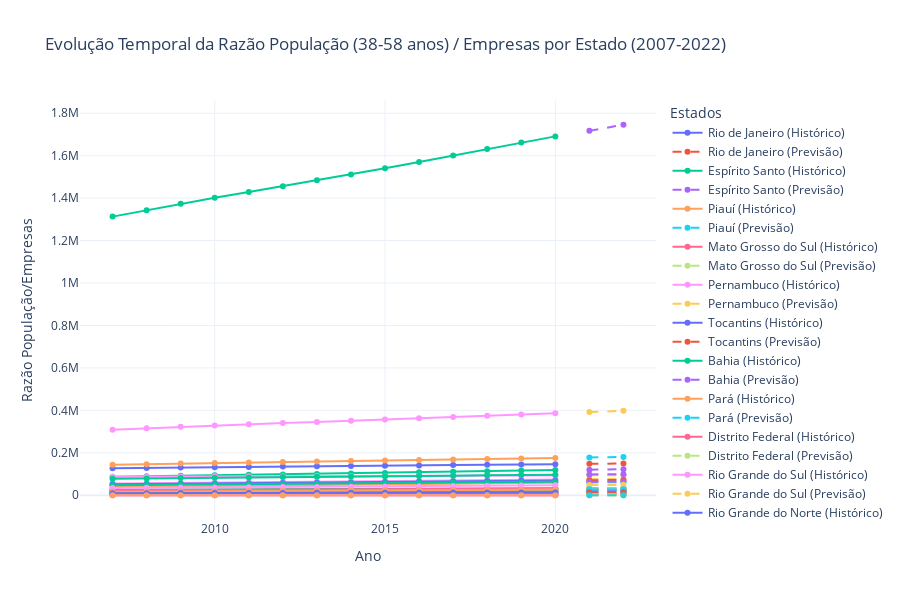

The notebook cell saved with this chart:
### Code cell
fig = go.Figure()

# Adicionando dados históricos e previsões para cada estado
for estado in razao_populacao_empresa_corrigida.columns:
    # Dados históricos
    fig.add_trace(
        go.Scatter(
            x=razao_populacao_empresa_corrigida.index,
            y=razao_populacao_empresa_corrigida[estado],
            mode="lines+markers",
            name=f"{estado} (Histórico)",
            hovertemplate="Estado: "
            + estado
            + "<br>Ano: %{x}<br>Razão: %{y:.2f}<extra></extra>",
        )
    )

    # Dados de previsão
    fig.add_trace(
        go.Scatter(
            x=previsao_2021_2022.index,
            y=previsao_2021_2022[estado],
            mode="lines+markers",
            line=dict(dash="dash"),
            name=f"{estado} (Previsão)",
            hovertemplate="Estado: "
            + estado
            + "<br>Ano: %{x}<br>Razão: %{y:.2f}<extra></extra>",
        )
    )

# Configurando o layout
fig.update_layout(
    title="Evolução Temporal da Razão População (38-58 anos) / Empresas por Estado (2007-2022)",
    xaxis_title="Ano",
    yaxis_title="Razão População/Empresas",
    legend_title="Estados",
    hovermode="closest",
    template="plotly_white",
    height=600,
)


fig.show()

### Figure 1 — Plotly figure (JSON) as saved in the notebook; plotly's stock layout.template omitted (floating-point values rounded to 4 significant figures)
{"data": [{"hovertemplate": "Estado: Rio de Janeiro<br>Ano: %{x}<br>Razão: %{y:.2f}<extra></extra>", "mode": "lines+markers", "name": "Rio de Janeiro (Histórico)", "type": "scatter", "x": [2007, 2008, 2009, 2010, 2011, 2012, 2013, 2014, 2015, 2016, 2017, 2018, 2019, 2020], "y": [127000.0, 128800.0, 130600.0, 132200.0, 133700.0, 135100.0, 136400.0, 137800.0, 139200.0, 140700.0, 142100.0, 143500.0, 144900.0, 146000.0]}, {"hovertemplate": "Estado: Rio de Janeiro<br>Ano: %{x}<br>Razão: %{y:.2f}<extra></extra>", "line": {"dash": "dash"}, "mode": "lines+markers", "name": "Rio de Janeiro (Previsão)", "type": "scatter", "x": [2021, 2022], "y": [147900.0, 149300.0]}, {"hovertemplate": "Estado: Espírito Santo<br>Ano: %{x}<br>Razão: %{y:.2f}<extra></extra>", "mode": "lines+markers", "name": "Espírito Santo (Histórico)", "type": "scatter", "x": [2007, 2008, 2009, 2010, 2011, 2012, 2013, 2014, 2015, 2016, 2017, 2018, 2019, 2020], "y": [25410.0, 26070.0, 26710.0, 27310.0, 27870.0, 28420.0, 28950.0, 29500.0, 30070.0, 30650.0, 31250.0, 31860.0, 32470.0, 33050.0]}, {"hovertemplate": "Estado: Espírito Santo<br>Ano: %{x}<br>Razão: %{y:.2f}<extra></extra>", "line": {"dash": "dash"}, "mode": "lines+markers", "name": "Espírito Santo (Previsão)", "type": "scatter", "x": [2021, 2022], "y": [33590.0, 34170.0]}, {"hovertemplate": "Estado: Piauí<br>Ano: %{x}<br>Razão: %{y:.2f}<extra></extra>", "mode": "lines+markers", "name": "Piauí (Histórico)", "type": "scatter", "x": [2007, 2008, 2009, 2010, 2011, 2012, 2013, 2014, 2015, 2016, 2017, 2018, 2019, 2020], "y": [19080.0, 19500.0, 19930.0, 20360.0, 20790.0, 21230.0, 21690.0, 22170.0, 22690.0, 23240.0, 23810.0, 24380.0, 24960.0, 25510.0]}, {"hovertemplate": "Estado: Piauí<br>Ano: %{x}<br>Razão: %{y:.2f}<extra></extra>", "line": {"dash": "dash"}, "mode": "lines+markers", "name": "Piauí (Previsão)", "type": "scatter", "x": [2021, 2022], "y": [25800.0, 26300.0]}, {"hovertemplate": "Estado: Mato Grosso do Sul<br>Ano: %{x}<br>Razão: %{y:.2f}<extra></extra>", "mode": "lines+markers", "name": "Mato Grosso do Sul (Histórico)", "type": "scatter", "x": [2007, 2008, 2009, 2010, 2011, 2012, 2013, 2014, 2015, 2016, 2017, 2018, 2019, 2020], "y": [16550.0, 17010.0, 17460.0, 17880.0, 18280.0, 18670.0, 19060.0, 19450.0, 19850.0, 20270.0, 20700.0, 21130.0, 21550.0, 21960.0]}, {"hovertemplate": "Estado: Mato Grosso do Sul<br>Ano: %{x}<br>Razão: %{y:.2f}<extra></extra>", "line": {"dash": "dash"}, "mode": "lines+markers", "name": "Mato Grosso do Sul (Previsão)", "type": "scatter", "x": [2021, 2022], "y": [22350.0, 22770.0]}, {"hovertemplate": "Estado: Pernambuco<br>Ano: %{x}<br>Razão: %{y:.2f}<extra></extra>", "mode": "lines+markers", "name": "Pernambuco (Histórico)", "type": "scatter", "x": [2007, 2008, 2009, 2010, 2011, 2012, 2013, 2014, 2015, 2016, 2017, 2018, 2019, 2020], "y": [55700.0, 57040.0, 58410.0, 59790.0, 61170.0, 62570.0, 63990.0, 65440.0, 66920.0, 68430.0, 69950.0, 71460.0, 72920.0, 74290.0]}, {"hovertemplate": "Estado: Pernambuco<br>Ano: %{x}<br>Razão: %{y:.2f}<extra></extra>", "line": {"dash": "dash"}, "mode": "lines+markers", "name": "Pernambuco (Previsão)", "type": "scatter", "x": [2021, 2022], "y": [75670.0, 77110.0]}, {"hovertemplate": "Estado: Tocantins<br>Ano: %{x}<br>Razão: %{y:.2f}<extra></extra>", "mode": "lines+markers", "name": "Tocantins (Histórico)", "type": "scatter", "x": [2007, 2008, 2009, 2010, 2011, 2012, 2013, 2014, 2015, 2016, 2017, 2018, 2019, 2020], "y": [7805.0, 8065.0, 8327.0, 8586.0, 8846.0, 9113.0, 9388.0, 9673.0, 9968.0, 10270.0, 10580.0, 10890.0, 11200.0, 11500.0]}, {"hovertemplate": "Estado: Tocantins<br>Ano: %{x}<br>Razão: %{y:.2f}<extra></extra>", "line": {"dash": "dash"}, "mode": "lines+markers", "name": "Tocantins (Previsão)", "type": "scatter", "x": [2021, 2022], "y": [11720.0, 12010.0]}, {"hovertemplate": "Estado: Bahia<br>Ano: %{x}<br>Razão: %{y:.2f}<extra></extra>", "mode": "lines+markers", "name": "Bahia (Histórico)", "type": "scatter", "x": [2007, 2008, 2009, 2010, 2011, 2012, 2013, 2014, 2015, 2016, 2017, 2018, 2019, 2020], "y": [87420.0, 89550.0, 91710.0, 93870.0, 96030.0, 98220.0, 100500.0, 102800.0, 105300.0, 108000.0, 110700.0, 113600.0, 116400.0, 119100.0]}, {"hovertemplate": "Estado: Bahia<br>Ano: %{x}<br>Razão: %{y:.2f}<extra></extra>", "line": {"dash": "dash"}, "mode": "lines+markers", "name": "Bahia (Previsão)", "type": "scatter", "x": [2021, 2022], "y": [120600.0, 123000.0]}, {"hovertemplate": "Estado: Pará<br>Ano: %{x}<br>Razão: %{y:.2f}<extra></extra>", "mode": "lines+markers", "name": "Pará (Histórico)", "type": "scatter", "x": [2007, 2008, 2009, 2010, 2011, 2012, 2013, 2014, 2015, 2016, 2017, 2018, 2019, 2020], "y": [39290.0, 40670.0, 42070.0, 43470.0, 44860.0, 46280.0, 47750.0, 49270.0, 50840.0, 52460.0, 54120.0, 55810.0, 57530.0, 59230.0]}, {"hovertemplate": "Estado: Pará<br>Ano: %{x}<br>Razão: %{y:.2f}<extra></extra>", "line": {"dash": "dash"}, "mode": "lines+markers", "name": "Pará (Previsão)", "type": "scatter", "x": [2021, 2022], "y": [60310.0, 61840.0]}, {"hovertemplate": "Estado: Distrito Federal<br>Ano: %{x}<br>Razão: %{y:.2f}<extra></extra>", "mode": "lines+markers", "name": "Distrito Federal (Histórico)", "type": "scatter", "x": [2007, 2008, 2009, 2010, 2011, 2012, 2013, 2014, 2015, 2016, 2017, 2018, 2019, 2020], "y": [0.0, 0.0, 0.0, 0.0, 0.0, 0.0, 0.0, 0.0, 0.0, 0.0, 0.0, 0.0, 0.0, 0.0]}, {"hovertemplate": "Estado: Distrito Federal<br>Ano: %{x}<br>Razão: %{y:.2f}<extra></extra>", "line": {"dash": "dash"}, "mode": "lines+markers", "name": "Distrito Federal (Previsão)", "type": "scatter", "x": [2021, 2022], "y": [0.0, 0.0]}, {"hovertemplate": "Estado: Rio Grande do Sul<br>Ano: %{x}<br>Razão: %{y:.2f}<extra></extra>", "mode": "lines+markers", "name": "Rio Grande do Sul (Histórico)", "type": "scatter", "x": [2007, 2008, 2009, 2010, 2011, 2012, 2013, 2014, 2015, 2016, 2017, 2018, 2019, 2020], "y": [86720.0, 87660.0, 88450.0, 89100.0, 89610.0, 90010.0, 90360.0, 90700.0, 91070.0, 91490.0, 91940.0, 92400.0, 92850.0, 93230.0]}, {"hovertemplate": "Estado: Rio Grande do Sul<br>Ano: %{x}<br>Razão: %{y:.2f}<extra></extra>", "line": {"dash": "dash"}, "mode": "lines+markers", "name": "Rio Grande do Sul (Previsão)", "type": "scatter", "x": [2021, 2022], "y": [93860.0, 94320.0]}, {"hovertemplate": "Estado: Rio Grande do Norte<br>Ano: %{x}<br>Razão: %{y:.2f}<extra></extra>", "mode": "lines+markers", "name": "Rio Grande do Norte (Histórico)", "type": "scatter", "x": [2007, 2008, 2009, 2010, 2011, 2012, 2013, 2014, 2015, 2016, 2017, 2018, 2019, 2020], "y": [19960.0, 20510.0, 21070.0, 21630.0, 22180.0, 22730.0, 23280.0, 23830.0, 24390.0, 24970.0, 25550.0, 26120.0, 26660.0, 27160.0]}, {"hovertemplate": "Estado: Rio Grande do Norte<br>Ano: %{x}<br>Razão: %{y:.2f}<extra></extra>", "line": {"dash": "dash"}, "mode": "lines+markers", "name": "Rio Grande do Norte (Previsão)", "type": "scatter", "x": [2021, 2022], "y": [27760.0, 28310.0]}, {"hovertemplate": "Estado: Brasil<br>Ano: %{x}<br>Razão: %{y:.2f}<extra></extra>", "mode": "lines+markers", "name": "Brasil (Histórico)", "type": "scatter", "x": [2007, 2008, 2009, 2010, 2011, 2012, 2013, 2014, 2015, 2016, 2017, 2018, 2019, 2020], "y": [1313000.0, 1343000.0, 1373000.0, 1402000.0, 1429000.0, 1456000.0, 1484000.0, 1511000.0, 1540000.0, 1570000.0, 1601000.0, 1632000.0, 1662000.0, 1691000.0]}, {"hovertemplate": "Estado: Brasil<br>Ano: %{x}<br>Razão: %{y:.2f}<extra></extra>", "line": {"dash": "dash"}, "mode": "lines+markers", "name": "Brasil (Previsão)", "type": "scatter", "x": [2021, 2022], "y": [1717000.0, 1746000.0]}, {"hovertemplate": "Estado: Minas Gerais<br>Ano: %{x}<br>Razão: %{y:.2f}<extra></extra>", "mode": "lines+markers", "name": "Minas Gerais (Histórico)", "type": "scatter", "x": [2007, 2008, 2009, 2010, 2011, 2012, 2013, 2014, 2015, 2016, 2017, 2018, 2019, 2020], "y": [143500.0, 146400.0, 149200.0, 151700.0, 154100.0, 156400.0, 158700.0, 161000.0, 163400.0, 165900.0, 168400.0, 170900.0, 173400.0, 175700.0]}, {"hovertemplate": "Estado: Minas Gerais<br>Ano: %{x}<br>Razão: %{y:.2f}<extra></extra>", "line": {"dash": "dash"}, "mode": "lines+markers", "name": "Minas Gerais (Previsão)", "type": "scatter", "x": [2021, 2022], "y": [178200.0, 180700.0]}, {"hovertemplate": "Estado: Acre<br>Ano: %{x}<br>Razão: %{y:.2f}<extra></extra>", "mode": "lines+markers", "name": "Acre (Histórico)", "type": "scatter", "x": [2007, 2008, 2009, 2010, 2011, 2012, 2013, 2014, 2015, 2016, 2017, 2018, 2019, 2020], "y": [3498.0, 3648.0, 3801.0, 3955.0, 4110.0, 4267.0, 4428.0, 4593.0, 4763.0, 4939.0, 5117.0, 5292.0, 5464.0, 5632.0]}, {"hovertemplate": "Estado: Acre<br>Ano: %{x}<br>Razão: %{y:.2f}<extra></extra>", "line": {"dash": "dash"}, "mode": "lines+markers", "name": "Acre (Previsão)", "type": "scatter", "x": [2021, 2022], "y": [5773.0, 5938.0]}, {"hovertemplate": "Estado: São Paulo<br>Ano: %{x}<br>Razão: %{y:.2f}<extra></extra>", "mode": "lines+markers", "name": "São Paulo (Histórico)", "type": "scatter", "x": [2007, 2008, 2009, 2010, 2011, 2012, 2013, 2014, 2015, 2016, 2017, 2018, 2019, 2020], "y": [309000.0, 315700.0, 322200.0, 328400.0, 334200.0, 339800.0, 345400.0, 351000.0, 356700.0, 362600.0, 368600.0, 374500.0, 380400.0, 385900.0]}, {"hovertemplate": "Estado: São Paulo<br>Ano: %{x}<br>Razão: %{y:.2f}<extra></extra>", "line": {"dash": "dash"}, "mode": "lines+markers", "name": "São Paulo (Previsão)", "type": "scatter", "x": [2021, 2022], "y": [392000.0, 397900.0]}, {"hovertemplate": "Estado: Ceará<br>Ano: %{x}<br>Razão: %{y:.2f}<extra></extra>", "mode": "lines+markers", "name": "Ceará (Histórico)", "type": "scatter", "x": [2007, 2008, 2009, 2010, 2011, 2012, 2013, 2014, 2015, 2016, 2017, 2018, 2019, 2020], "y": [51460.0, 52780.0, 54100.0, 55410.0, 56700.0, 57980.0, 59290.0, 60650.0, 62070.0, 63570.0, 65100.0, 66620.0, 68110.0, 69520.0]}, {"hovertemplate": "Estado: Ceará<br>Ano: %{x}<br>Razão: %{y:.2f}<extra></extra>", "line": {"dash": "dash"}, "mode": "lines+markers", "name": "Ceará (Previsão)", "type": "scatter", "x": [2021, 2022], "y": [70660.0, 72040.0]}, {"hovertemplate": "Estado: Santa Catarina<br>Ano: %{x}<br>Razão: %{y:.2f}<extra></extra>", "mode": "lines+markers", "name": "Santa Catarina (Histórico)", "type": "scatter", "x": [2007, 2008, 2009, 2010, 2011, 2012, 2013, 2014, 2015, 2016, 2017, 2018, 2019, 2020], "y": [46780.0, 48030.0, 49230.0, 50380.0, 51510.0, 52620.0, 53750.0, 54910.0, 56140.0, 57430.0, 58790.0, 60200.0, 61640.0, 63080.0]}, {"hovertemplate": "Estado: Santa Catarina<br>Ano: %{x}<br>Razão: %{y:.2f}<extra></extra>", "line": {"dash": "dash"}, "mode": "lines+markers", "name": "Santa Catarina (Previsão)", "type": "scatter", "x": [2021, 2022], "y": [63850.0, 65080.0]}, {"hovertemplate": "Estado: Alagoas<br>Ano: %{x}<br>Razão: %{y:.2f}<extra></extra>", "mode": "lines+markers", "name": "Alagoas (Histórico)", "type": "scatter", "x": [2007, 2008, 2009, 2010, 2011, 2012, 2013, 2014, 2015, 2016, 2017, 2018, 2019, 2020], "y": [18110.0, 18590.0, 19060.0, 19520.0, 19960.0, 20410.0, 20860.0, 21330.0, 21810.0, 22320.0, 22830.0, 23340.0, 23840.0, 24300.0]}, {"hovertemplate": "Estado: Alagoas<br>Ano: %{x}<br>Razão: %{y:.2f}<extra></extra>", "line": {"dash": "dash"}, "mode": "lines+markers", "name": "Alagoas (Previsão)", "type": "scatter", "x": [2021, 2022], "y": [24730.0, 25210.0]}, {"hovertemplate": "Estado: Paraíba<br>Ano: %{x}<br>Razão: %{y:.2f}<extra></extra>", "mode": "lines+markers", "name": "Paraíba (Histórico)", "type": "scatter", "x": [2007, 2008, 2009, 2010, 2011, 2012, 2013, 2014, 2015, 2016, 2017, 2018, 2019, 2020], "y": [23640.0, 24190.0, 24750.0, 25320.0, 25890.0, 26470.0, 27070.0, 27700.0, 28360.0, 29050.0, 29760.0, 30480.0, 31170.0, 31830.0]}, {"hovertemplate": "Estado: Paraíba<br>Ano: %{x}<br>Razão: %{y:.2f}<extra></extra>", "line": {"dash": "dash"}, "mode": "lines+markers", "name": "Paraíba (Previsão)", "type": "scatter", "x": [2021, 2022], "y": [32290.0, 32930.0]}, {"hovertemplate": "Estado: Maranhão<br>Ano: %{x}<br>Razão: %{y:.2f}<extra></extra>", "mode": "lines+markers", "name": "Maranhão (Histórico)", "type": "scatter", "x": [2007, 2008, 2009, 2010, 2011, 2012, 2013, 2014, 2015, 2016, 2017, 2018, 2019, 2020], "y": [34180.0, 35060.0, 35950.0, 36820.0, 37670.0, 38520.0, 39420.0, 40390.0, 41440.0, 42590.0, 43800.0, 45070.0, 46370.0, 47660.0]}, {"hovertemplate": "Estado: Maranhão<br>Ano: %{x}<br>Razão: %{y:.2f}<extra></extra>", "line": {"dash": "dash"}, "mode": "lines+markers", "name": "Maranhão (Previsão)", "type": "scatter", "x": [2021, 2022], "y": [48020.0, 49040.0]}, {"hovertemplate": "Estado: Roraima<br>Ano: %{x}<br>Razão: %{y:.2f}<extra></extra>", "mode": "lines+markers", "name": "Roraima (Histórico)", "type": "scatter", "x": [2007, 2008, 2009, 2010, 2011, 2012, 2013, 2014, 2015, 2016, 2017, 2018, 2019, 2020], "y": [2232.0, 2331.0, 2429.0, 2530.0, 2636.0, 2748.0, 2867.0, 2992.0, 3126.0, 3268.0, 3429.0, 3638.0, 3890.0, 4100.0]}, {"hovertemplate": "Estado: Roraima<br>Ano: %{x}<br>Razão: %{y:.2f}<extra></extra>", "line": {"dash": "dash"}, "mode": "lines+markers", "name": "Roraima (Previsão)", "type": "scatter", "x": [2021, 2022], "y": [4055.0, 4193.0]}, {"hovertemplate": "Estado: Sergipe<br>Ano: %{x}<br>Razão: %{y:.2f}<extra></extra>", "mode": "lines+markers", "name": "Sergipe (Histórico)", "type": "scatter", "x": [2007, 2008, 2009, 2010, 2011, 2012, 2013, 2014, 2015, 2016, 2017, 2018, 2019, 2020], "y": [12340.0, 12750.0, 13160.0, 13570.0, 13970.0, 14360.0, 14760.0, 15160.0, 15580.0, 16010.0, 16440.0, 16880.0, 17300.0, 17710.0]}, {"hovertemplate": "Estado: Sergipe<br>Ano: %{x}<br>Razão: %{y:.2f}<extra></extra>", "line": {"dash": "dash"}, "mode": "lines+markers", "name": "Sergipe (Previsão)", "type": "scatter", "x": [2021, 2022], "y": [18090.0, 18510.0]}, {"hovertemplate": "Estado: Amazonas<br>Ano: %{x}<br>Razão: %{y:.2f}<extra></extra>", "mode": "lines+markers", "name": "Amazonas (Histórico)", "type": "scatter", "x": [2007, 2008, 2009, 2010, 2011, 2012, 2013, 2014, 2015, 2016, 2017, 2018, 2019, 2020], "y": [16900.0, 17590.0, 18290.0, 19010.0, 19740.0, 20490.0, 21260.0, 22060.0, 22880.0, 23730.0, 24610.0, 25510.0, 26440.0, 27310.0]}, {"hovertemplate": "Estado: Amazonas<br>Ano: %{x}<br>Razão: %{y:.2f}<extra></extra>", "line": {"dash": "dash"}, "mode": "lines+markers", "name": "Amazonas (Previsão)", "type": "scatter", "x": [2021, 2022], "y": [27850.0, 28660.0]}, {"hovertemplate": "Estado: Amapá<br>Ano: %{x}<br>Razão: %{y:.2f}<extra></extra>", "mode": "lines+markers", "name": "Amapá (Histórico)", "type": "scatter", "x": [2007, 2008, 2009, 2010, 2011, 2012, 2013, 2014, 2015, 2016, 2017, 2018, 2019, 2020], "y": [3009.0, 3174.0, 3340.0, 3504.0, 3666.0, 3828.0, 3993.0, 4159.0, 4326.0, 4493.0, 4660.0, 4824.0, 4986.0, 5143.0]}, {"hovertemplate": "Estado: Amapá<br>Ano: %{x}<br>Razão: %{y:.2f}<extra></extra>", "line": {"dash": "dash"}, "mode": "lines+markers", "name": "Amapá (Previsão)", "type": "scatter", "x": [2021, 2022], "y": [5314.0, 5479.0]}, {"hovertemplate": "Estado: Mato Grosso<br>Ano: %{x}<br>Razão: %{y:.2f}<extra></extra>", "mode": "lines+markers", "name": "Mato Grosso (Histórico)", "type": "scatter", "x": [2007, 2008, 2009, 2010, 2011, 2012, 2013, 2014, 2015, 2016, 2017, 2018, 2019, 2020], "y": [0.0, 0.0, 0.0, 0.0, 0.0, 0.0, 0.0, 0.0, 0.0, 0.0, 0.0, 0.0, 0.0, 0.0]}, {"hovertemplate": "Estado: Mato Grosso<br>Ano: %{x}<br>Razão: %{y:.2f}<extra></extra>", "line": {"dash": "dash"}, "mode": "lines+markers", "name": "Mato Grosso (Previsão)", "type": "scatter", "x": [2021, 2022], "y": [0.0, 0.0]}, {"hovertemplate": "Estado: Rondônia<br>Ano: %{x}<br>Razão: %{y:.2f}<extra></extra>", "mode": "lines+markers", "name": "Rondônia (Histórico)", "type": "scatter", "x": [2007, 2008, 2009, 2010, 2011, 2012, 2013, 2014, 2015, 2016, 2017, 2018, 2019, 2020], "y": [9488.0, 9831.0, 10170.0, 10490.0, 10810.0, 11120.0, 11420.0, 11730.0, 12040.0, 12350.0, 12660.0, 12950.0, 13230.0, 13500.0]}, {"hovertemplate": "Estado: Rondônia<br>Ano: %{x}<br>Razão: %{y:.2f}<extra></extra>", "line": {"dash": "dash"}, "mode": "lines+markers", "name": "Rondônia (Previsão)", "type": "scatter", "x": [2021, 2022], "y": [13870.0, 14180.0]}, {"hovertemplate": "Estado: Paraná<br>Ano: %{x}<br>Razão: %{y:.2f}<extra></extra>", "mode": "lines+markers", "name": "Paraná (Histórico)", "type": "scatter", "x": [2007, 2008, 2009, 2010, 2011, 2012, 2013, 2014, 2015, 2016, 2017, 2018, 2019, 2020], "y": [77430.0, 79260.0, 80990.0, 82600.0, 84070.0, 85460.0, 86810.0, 88150.0, 89510.0, 90900.0, 92320.0, 93720.0, 95070.0, 96300.0]}, {"hovertemplate": "Estado: Paraná<br>Ano: %{x}<br>Razão: %{y:.2f}<extra></extra>", "line": {"dash": "dash"}, "mode": "lines+markers", "name": "Paraná (Previsão)", "type": "scatter", "x": [2021, 2022], "y": [98040.0, 99460.0]}, {"hovertemplate": "Estado: Goiás<br>Ano: %{x}<br>Razão: %{y:.2f}<extra></extra>", "mode": "lines+markers", "name": "Goiás (Histórico)", "type": "scatter", "x": [2007, 2008, 2009, 2010, 2011, 2012, 2013, 2014, 2015, 2016, 2017, 2018, 2019, 2020], "y": [0.0, 0.0, 0.0, 0.0, 0.0, 0.0, 0.0, 0.0, 0.0, 0.0, 0.0, 0.0, 0.0, 0.0]}, {"hovertemplate": "Estado: Goiás<br>Ano: %{x}<br>Razão: %{y:.2f}<extra></extra>", "line": {"dash": "dash"}, "mode": "lines+markers", "name": "Goiás (Previsão)", "type": "scatter", "x": [2021, 2022], "y": [0.0, 0.0]}], "layout": {"height": 600, "hovermode": "closest", "legend": {"title": {"text": "Estados"}}, "title": {"text": "Evolução Temporal da Razão População (38-58 anos) / Empresas por Estado (2007-2022)"}, "xaxis": {"title": {"text": "Ano"}}, "yaxis": {"title": {"text": "Razão População/Empresas"}}}}
